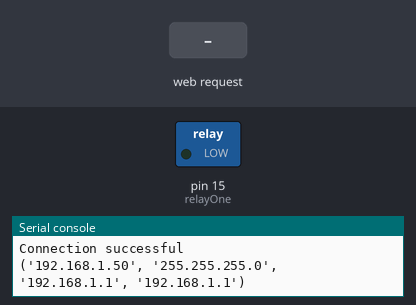
The program below on a simulated MicroPython board. Shown: switched loads named in the program (green lamp = pin HIGH), the last lines printed to the serial console. The test bench sets the inputs (shaded band). WiFi joins after 1.5 s.

Above: at 2.7 s.
2.8 s: HTTP request GET /?relay=on received
At 3.6 s:
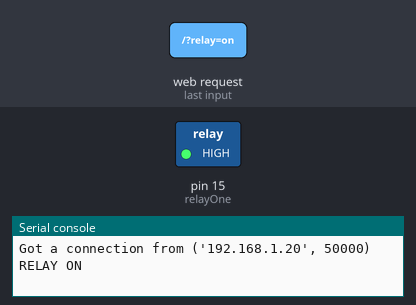
4.3 s: HTTP request GET /?relay=off received
At 4.8 s:
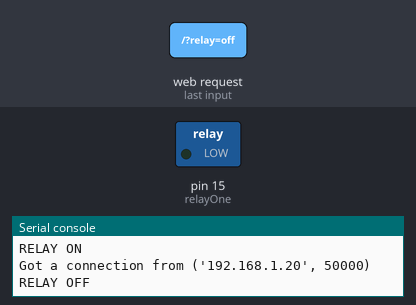
Timing chart, 0 to 7.3 s (numbered marks = the images above; inputs shaded):
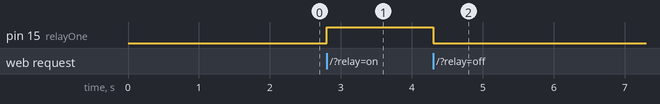

The program:

main.py
```python
from boot import relayOne, socket


def web_page():
  if relayOne.value() == 1:
    relayOne_state = "ON"
  else:
    relayOne_state = "OFF"

  html = """
  <html>
    <head>
      <title>Controle de Irrigação</title>
      <meta name="viewport" content="width=device-width, initial-scale=1">
      <style>
        body{font-family:Arial; text-align: center; margin: 0px auto; padding-top:30px;}
        .switch{position:relative;display:inline-block;width:120px;height:68px}.switch input{display:none}
        .slider{position:absolute;top:0;left:0;right:0;bottom:0;background-color:#ccc;border-radius:34px}
        .slider:before{position:absolute;content:"";height:52px;width:52px;left:8px;bottom:8px;background-color:#fff;-webkit-transition:.4s;transition:.4s;border-radius:68px}
        input:checked+.slider{background-color:#2196F3}
        input:checked+.slider:before{-webkit-transform:translateX(52px);-ms-transform:translateX(52px);transform:translateX(52px)}
      </style>
      <script>
        function toggleCheckbox(element) {
          var xhr = new XMLHttpRequest();
          if(element.checked){
            xhr.open("GET", "/?relay=on", true);
          }
          else {
            xhr.open("GET", "/?relay=off", false);
          }
          xhr.send();
        }
      </script>
    </head>
    <body>
      <h1>Controle de Irrigação</h1>
      <label class="switch">
        <label>Relé 1</label>
        <input type="checkbox" onchange="toggleCheckbox(this)" %s>
        <span class="slider"></span>
      </label>
    </body>
  </html>""" % (relayOne_state)
  return html

s = socket.socket(socket.AF_INET, socket.SOCK_STREAM)
s.bind(('',80))
s.listen(5)


while True:
  try:
    if gc.mem_free() < 102000:
      gc.collect()
    conn, addr = s.accept()
    conn.settimeout(3.0)
    print('Got a connection from %s' % str(addr))
    request = conn.recv(1024)
    conn.settimeout(None)
    request = str(request)
    # print('Content = %s' % request)
    relayOne_on = request.find('/?relay=on')
    relayOne_off = request.find('/?relay=off')
    if relayOne_on == 6:
      print('RELAY ON')
      relayOne.on()
    if relayOne_off == 6:
      print('RELAY OFF')
      relayOne.off()
    response = web_page()
    conn.send('HTTP/1.1 200 OK\n')
    conn.send('Content-Type: text/html; charset=utf-8\n')
    conn.send('Connection: close\n\n')
    conn.sendall(response)
    conn.close()
  except OSError as e:
    conn.close()
    print('Connection closed')


# from boot import releUm, socket


# def web_page():
#   if releUm.value() == 1:
#     releUm_state = "ON"
#   else:
#     releUm_state = "OFF"

#   html = """
#   <html>
#     <head>
#       <title>Controle de Irrigação</title>
#       <meta name="viewport" content="width=device-width, initial-scale=1">
#       <link rel="icon" href="data:,">
#       <style>
#         html{font-family: Helvetica; display:inline-block; margin: 0px auto; text-align: center;}
#         h1{color: #0F3376; padding: 2vh;}p{font-size: 1.5rem;}.button{display: inline-block; background-color: #e7bd3b; border: none;
#         border-radius: 4px; color: white; padding: 16px 40px; text-decoration: none; font-size: 30px; margin: 2px; cursor: pointer;}
#         .button2{background-color: #4286f4;}
#       </style>
#     </head>
#     <body>
#       <h1>Controle de Irrigação</h1>
#       <p>Estado atual: <strong>""" + releUm_state + """</strong></p>
#       <p><a href="/?led=on"><button class="button">ON</button></a></p>
#       <p><a href="/?led=off"><button class="button button2">OFF</button></a></p>
#     </body>
#   </html>
#   """
#   return html

# s = socket.socket(socket.AF_INET, socket.SOCK_STREAM)
# s.bind(('',80))
# s.listen(5)

# while True:
#   conn, addr = s.accept()
#   print('Got a connection from %s' % str(addr))
#   request = conn.recv(1024)
#   request = str(request)
#   print('Content = %s' % request)
#   led_on = request.find('/?led=on')
#   led_off = request.find('/?led=off')
#   print(led_on)
#   print(led_on)
#   if led_on == 6:
#     print('LED ON')
#     releUm.on()
#   if led_off == 6:
#     print('LED OFF')
#     releUm.off()

#   print(conn)
#   response = web_page()
#   conn.send('HTTP/1.1 200 OK\n')
#   conn.send('Content-Type: text/html; charset=utf-8\n')
#   conn.send('Connection: close\n\n')
#   conn.sendall(response)
#   conn.close()
```

boot.py
```python
# Complete project details at https://RandomNerdTutorials.com

try:
  import usocket as socket
except:
  import socket

from machine import Pin
import network

import esp
esp.osdebug(None)

import gc
gc.collect()

ssid = 'NET_2G420F90'
password = '4F420F90'

station = network.WLAN(network.STA_IF)

station.active(True)
station.connect(ssid, password)

while station.isconnected() == False:
  pass

print('Connection successful')
print(station.ifconfig())

relayOne = Pin(15, Pin.OUT)
relayOne.off()
```

Measured:
- after the input at 2.8 s, pin 15 (relayOne): LOW → HIGH at once
- after the input at 4.3 s, pin 15 (relayOne): HIGH → LOW at once
